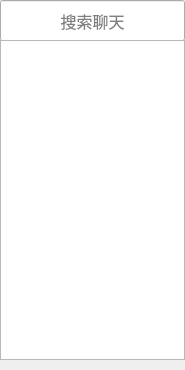
<?xml version="1.0" encoding="UTF-8"?>
<ui version="4.0">
 <class>LiteChat_ChatList</class>
 <widget class="QWidget" name="LiteChat_ChatList">
  <property name="geometry">
   <rect>
    <x>0</x>
    <y>0</y>
    <width>185</width>
    <height>370</height>
   </rect>
  </property>
  <property name="windowTitle">
   <string>Form</string>
  </property>
  <widget class="QLineEdit" name="lineEdit">
   <property name="geometry">
    <rect>
     <x>0</x>
     <y>0</y>
     <width>185</width>
     <height>41</height>
    </rect>
   </property>
   <property name="font">
    <font>
     <pointsize>12</pointsize>
    </font>
   </property>
   <property name="inputMask">
    <string/>
   </property>
   <property name="alignment">
    <set>Qt::AlignCenter</set>
   </property>
   <property name="placeholderText">
    <string>搜索聊天</string>
   </property>
  </widget>
  <widget class="QListWidget" name="listWidget">
   <property name="geometry">
    <rect>
     <x>0</x>
     <y>40</y>
     <width>185</width>
     <height>320</height>
    </rect>
   </property>
   <property name="minimumSize">
    <size>
     <width>185</width>
     <height>320</height>
    </size>
   </property>
   <property name="maximumSize">
    <size>
     <width>185</width>
     <height>320</height>
    </size>
   </property>
  </widget>
 </widget>
 <resources/>
 <connections/>
</ui>
